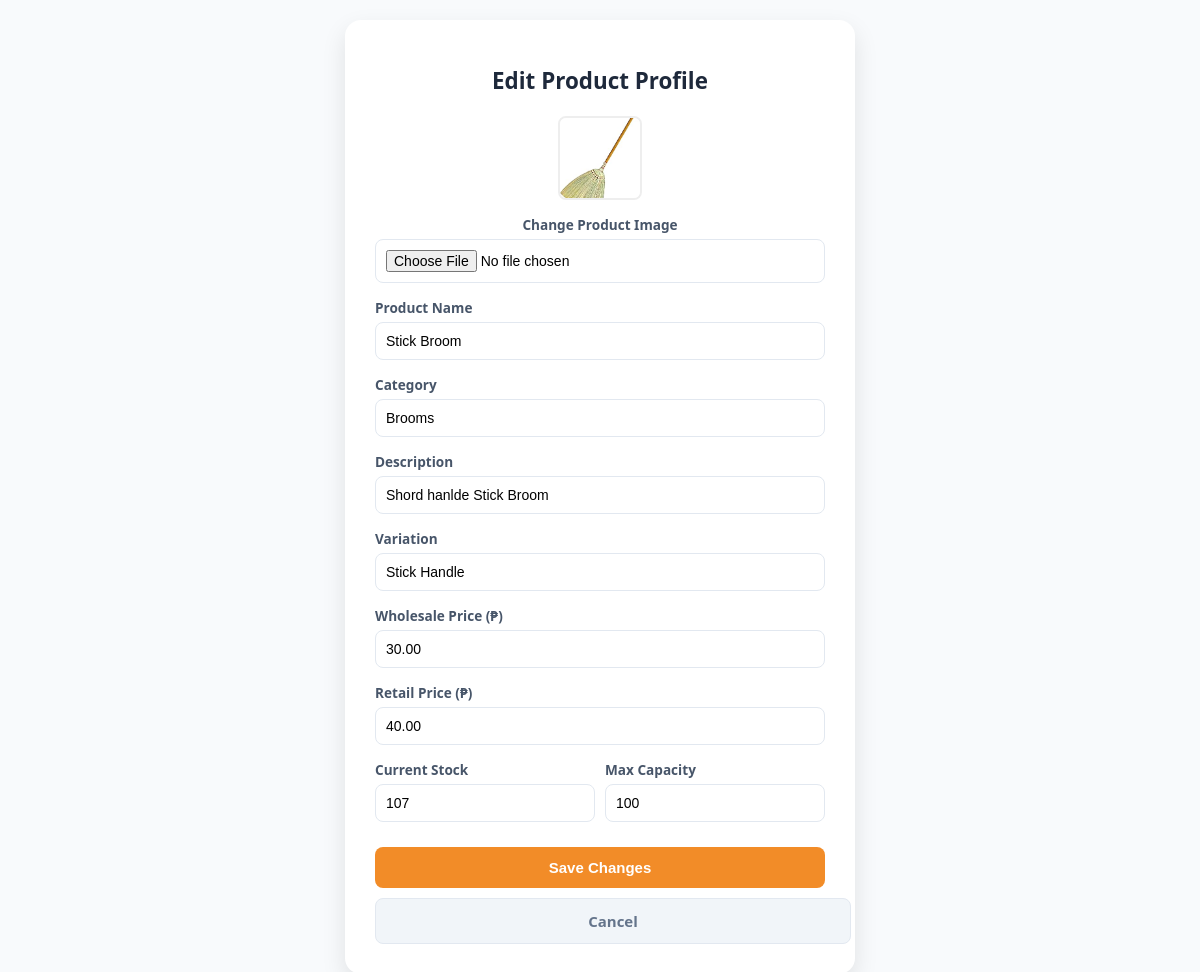
Page /function/edit_product.php?id=7 on the earlier database version.
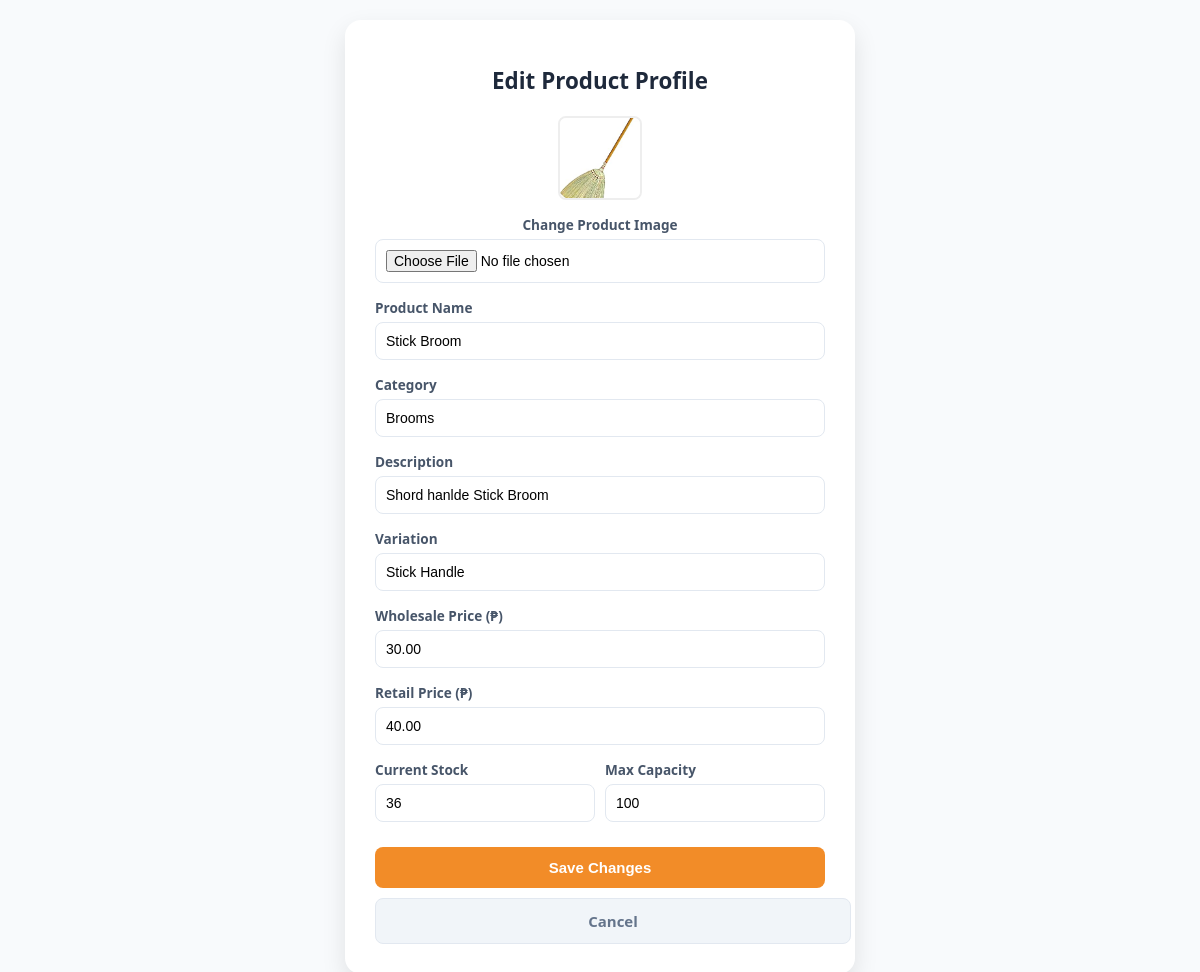
Same page on the later database version.
### tables this page shows
CREATE TABLE `products` (
  `id` int(11) NOT NULL,
  `category` varchar(100) NOT NULL,
  `product_name` varchar(255) NOT NULL,
  `variation` varchar(100) DEFAULT 'Standard',
  `description` text DEFAULT NULL,
  `wholesale_price` decimal(10,2) NOT NULL DEFAULT 0.00,
  `retail_price` decimal(10,2) NOT NULL DEFAULT 0.00,
  `quantity` int(11) NOT NULL DEFAULT 0,
  `max_quantity` int(11) NOT NULL DEFAULT 100,
  `image_path` varchar(255) DEFAULT 'default-product.png',
  `created_at` timestamp NOT NULL DEFAULT current_timestamp()
);

### function/edit_product.php (the view, shortened to what this page needs)
<?php
require_once "../auth/conn.php";
function e(?string $value): string {
    return htmlspecialchars($value ?? '', ENT_QUOTES, 'UTF-8');
}
$id = $_GET['id'] ?? null;
$stmt = $pdo->prepare("SELECT * FROM products WHERE id = ?");
$stmt->execute([$id]);
$product = $stmt->fetch(PDO::FETCH_ASSOC);
?>
<!DOCTYPE html>
<html lang="en">
<head>
    <link rel="stylesheet" href="https://cdnjs.cloudflare.com/ajax/libs/font-awesome/6.4.0/css/all.min.css">
</head>
<body>
<div class="card">
    <h1>Edit Product Profile</h1>
    <form method="POST" enctype="multipart/form-data">
        <div style="text-align: center;">
            <img src="../uploads/<?php echo $product['image_path'] ?: 'default-product.png'; ?>" class="image-preview" id="preview">
            <div class="form-group">
                <label>Change Product Image</label>
                <input type="file" name="product_image" class="form-control" accept="image/*" onchange="previewImage(this)">
            </div>
        </div>
        <div class="form-group">
            <label>Product Name</label>
            <input type="text" name="product_name" class="form-control" value="<?php echo e($product['product_name']); ?>" required>
        </div>
        <div class="form-group">
            <label>Category</label>
            <input type="text" name="category" class="form-control" value="<?php echo e($product['category']); ?>" required>
        </div>
        <div class="form-group">
            <label>Description</label>
            <input type="text" name="description" class="form-control" value="<?php echo e($product['description']); ?>">
        </div>
        <div class="form-group">
            <label>Variation</label>
            <input type="text" name="variation" class="form-control" value="<?php echo e($product['variation']); ?>">
        </div>
        <div class="form-group">
            <label>Wholesale Price (₱)</label>
            <input type="number" step="0.01" name="wholesale_price" class="form-control" value="<?php echo e($product['wholesale_price']); ?>" required>
        </div>
        <div class="form-group">
            <label>Retail Price (₱)</label>
            <input type="number" step="0.01" name="retail_price" class="form-control" value="<?php echo e($product['retail_price']); ?>" required>
        </div>
        <div class="row">
            <div class="col">
                <div class="form-group">
                    <label>Current Stock</label>
                    <input type="number" name="quantity" class="form-control" value="<?php echo e($product['quantity']); ?>" required>
                </div>
            </div>
            <div class="col">
                <div class="form-group">
                    <label>Max Capacity</label>
                    <input type="number" name="max_quantity" class="form-control" value="<?php echo e($product['max_quantity']); ?>" required>
                </div>
            </div>
        </div>
        <button type="submit" name="update_product" class="btn btn-primary">Save Changes</button>
        <a href="../inventory.php" class="btn btn-secondary">Cancel</a>
    </form>
</div>
</body>
</html>

Differences in the rows shown:
changed products "Stick Broom": quantity "107" → "36"
